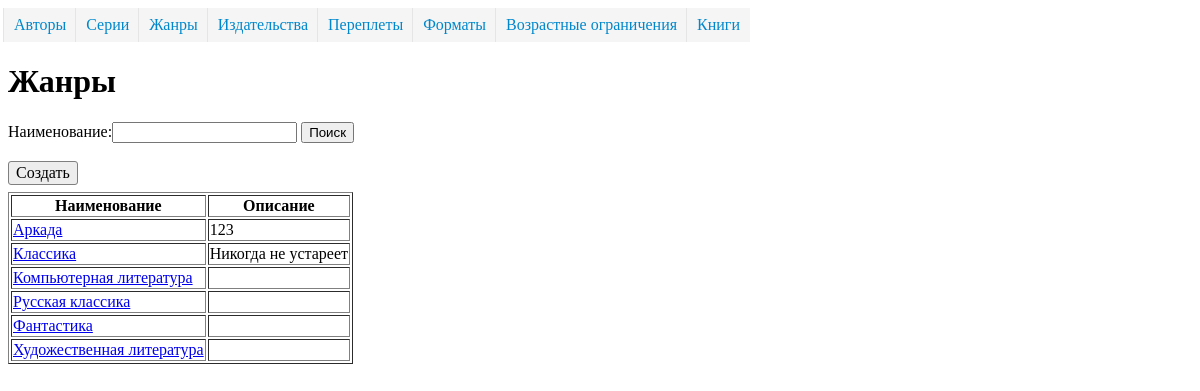
The app's page /directory/jenre/, older data.
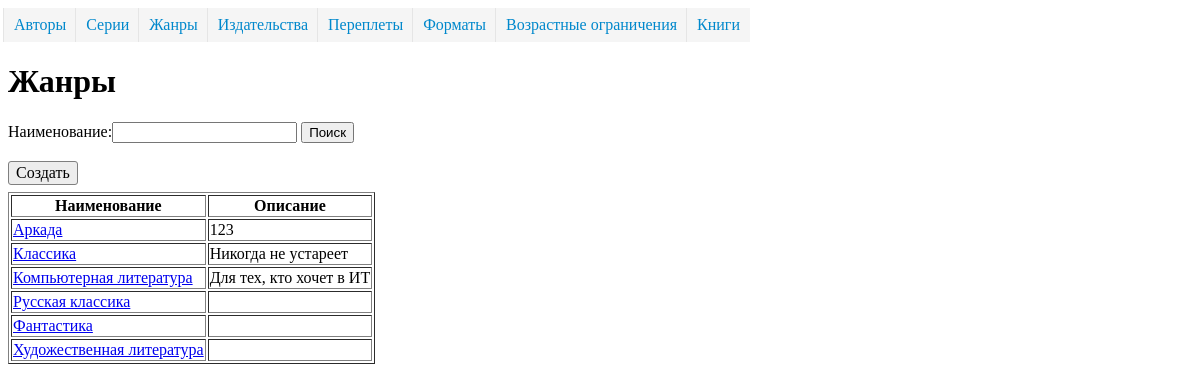
The same page, newer data.
### dimensionsapp/models.py (models this page shows, shortened)
class Dimension(models.Model):
    name = models.CharField("Наименование", max_length=50, unique=True)
    description = models.TextField("Описание", blank=True, )
    class Meta:
        abstract = True
        ordering = ['name']

class Jenre(Dimension):
    class Meta(Dimension.Meta):
        verbose_name = 'жанр'
        verbose_name_plural = 'жанры'

### dimensionsapp/views.py (the view)
class JenreListView(ListViewFilter):
    model = Jenre
    extra_context = {'url_detail': 'jenre_detail'}

### dimensionsapp/form.py
class SearchForm(forms.Form):
    search = forms.CharField(label='Наименование', required=False)

### dimensionsapp/views.py (called while the page is built)
    def get_context_data(self, *, object_list=None, **kwargs):
        context = super().get_context_data(**kwargs)
        if 'search' in self.request.GET:
            context['form'] = self.form({'search': self.request.GET['search']})
        else:
            context['form'] = self.form()
        return context

    def get_queryset(self):
        qs = super().get_queryset()
        if 'search' in self.request.GET and self.request.GET['search'] != '':
            name = self.request.GET['search']
            qs = qs.filter(name__istartswith=name)
        return qs

### templates/dimensionsapp/jenre_list.html (shortened to what this page needs)
{% extends 'dimension_list.html' %}
{% block header %}
        <H1>Жанры</H1>
    {% endblock %}
{% block create_ankor%}{% url 'jenre_create' %}{% endblock %}

### templates/dimension_list.html (shortened to what this page needs)
<!DOCTYPE html>
<html lang="ru">
<head>
{% load static %}
    <link rel="stylesheet" href="{% static "css/stylesheet.css" %}">
</head>
<body>
    {% include 'menu.html' %}
    {% block header %}{% endblock %}
    {% block searchform %}
        <form action="" method="get">
            {% block searchform_name %}
                {{ form }}
            {% endblock %}
            <button type="submit">Поиск</button>
        </form>
        <br>
    {% endblock %}
    {% block create %}
        <a href="{% block create_ankor %}#{% endblock %}" class="button">Создать</a>
    {% endblock %}
    <table border="1">
        {% block dimension_list %}
            <tr>
                <th>Наименование</th>
                <th>Описание</th>
            </tr>
            {% for object in object_list %}
                <tr>
                    <td><a href="{% url url_detail object.pk %}">{{ object.name }}</a></td>
                    <td>{{  object.description }}</td>
                </tr>
            {% endfor %}
        {% endblock %}
    </table>
</body>
</html>

Row changes from the older to the newer data that the page shows:
changed Jenre "Компьютерная литература": description (not shown) → "Для тех, кто хочет в ИТ"
